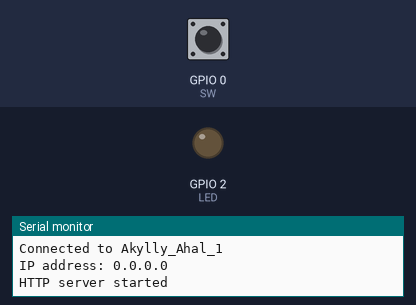
This sketch was run on a simulated ESP8266 (NodeMCU). Parts: output pins drawn as LEDs (lit = HIGH), the last lines printed to the serial monitor. The inputs (shaded band) are chosen by the test bench; at power-on: GPIO 0 (SW) HIGH. WiFi joins after 1.5 s; servers stay silent unless stated; uploads are accepted with an empty reply.

Above: at 1.7 s.
1.8 s: GPIO 0 (SW) pulled LOW for 0.15 s
At 2.3 s:
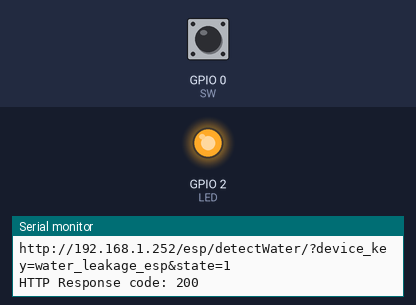
3.4 s: GPIO 0 (SW) pulled LOW for 1 s
At 4.6 s:
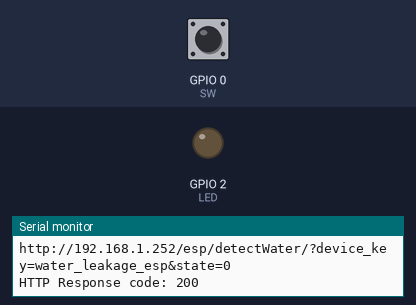
5.9 s: GPIO 0 (SW) pulled LOW for 3.2 s
At 6.6 s:
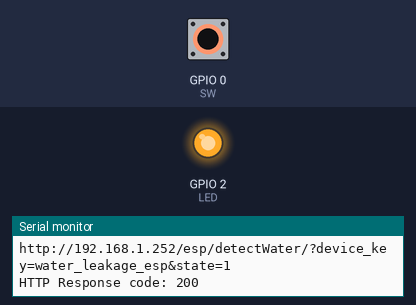
Timing chart, 0 to 8.9 s (numbered marks = the images above; inputs shaded):
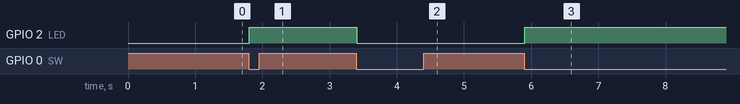

Measured:
- after the input at 1.8 s, GPIO 2 (LED): LOW → HIGH at once
- after the input at 3.4 s, GPIO 2 (LED): HIGH → LOW at once
- after the input at 5.9 s, GPIO 2 (LED): LOW → HIGH at once

The sketch:

Test_leakage_sensor.ino
```cpp
#include <ESP8266WiFi.h>
#include <WiFiClient.h>
#include <ESP8266WebServer.h>
#include <ESP8266HTTPClient.h>

//Static IP address configuration
IPAddress staticIP(192, 168, 1, 101); //ESP static ip
IPAddress gateway(192, 168, 1, 1);   //IP Address of your WiFi Router (Gateway)
IPAddress subnet(255, 255, 255, 0);  //Subnet mask
IPAddress dns(8, 8, 8, 8);  //DNS


const char* ssid = "Akylly_Ahal_1";
const char* password = "akylly_ahal_1";
const char* deviceName = "Water leakage for toilet";
String serverUrl = "192.168.1.252";
String payload;
String device_key = "water_leakage_esp";

#define LED 2
#define SW 0

boolean ledState=false;
boolean buttonState=1;
boolean lastButtonState=1;

ESP8266WebServer server(80);


void handleLEDon() {
  ledState = 1;
  digitalWrite(LED,ledState);
  server.send(200, "text/html", "LED is ON");
}


void handleLEDoff() {
  ledState = 0;
  digitalWrite(LED,ledState);
  server.send(200, "text/html", "LED is OFF");
}


void handlePong() {
  server.send(200, "text/html", device_key);
}


void setup(void){
  pinMode(LED, OUTPUT);
  pinMode(SW, INPUT);
  digitalWrite(LED, 0);

  Serial.begin(115200);
  WiFi.begin(ssid, password);
  Serial.println("");
  WiFi.disconnect();
  WiFi.hostname(deviceName);
  WiFi.config(staticIP, subnet, gateway, dns);
  WiFi.begin(ssid, password);

  WiFi.mode(WIFI_STA);

//  while (WiFi.status() != WL_CONNECTED) {
    delay(500);
    Serial.print(".");
//  }

  Serial.println("");
  Serial.print("Connected to ");
  Serial.println(ssid);
  Serial.print("IP address: ");
  Serial.println(WiFi.localIP());

  server.on("/control/1", handleLEDon);
  server.on("/control/0", handleLEDoff);
  server.on("/ping/", handlePong);

  server.begin();
  Serial.println("HTTP server started");
}


void loop(void){
  server.handleClient();
  buttonStateChange();
}

boolean debounce(boolean last)
{
  boolean cur=digitalRead(SW);
  if (last!=cur);
  {
    delay(5);
    cur=digitalRead(SW);
  }
  return cur;
}

void buttonStateChange() {
  buttonState = debounce(lastButtonState);
  if (lastButtonState==1 && buttonState==0){
    ledState =! ledState;
    String argument_data = "?device_key="+device_key+"&state="+String(ledState);
    digitalWrite(LED, ledState);
    sendRequest("http://"+serverUrl+"/esp/detectWater/",argument_data);
  }
  lastButtonState = buttonState;
  digitalWrite(LED, ledState);
}

void sendRequest(String path, String sendingData){
  if(WiFi.status()== WL_CONNECTED){
    String serverPath = path+sendingData;
    Serial.println(serverPath);
    payload = httpGETRequest(serverPath.c_str());
    Serial.println(payload);
  }
  else {
    Serial.println("WiFi Disconnected");
  }
}

String httpGETRequest(const char* serverName) {
  WiFiClient client;
  HTTPClient http;
  http.begin(client, serverName);
  int httpResponseCode = http.GET();
  String payload = "{}";
  if (httpResponseCode>0) {
    Serial.print("HTTP Response code: ");
    Serial.println(httpResponseCode);
    payload = http.getString();
  }
  else {
    Serial.print("Error code: ");
    Serial.println(httpResponseCode);
  }
  http.end();
  return payload;
}
```
